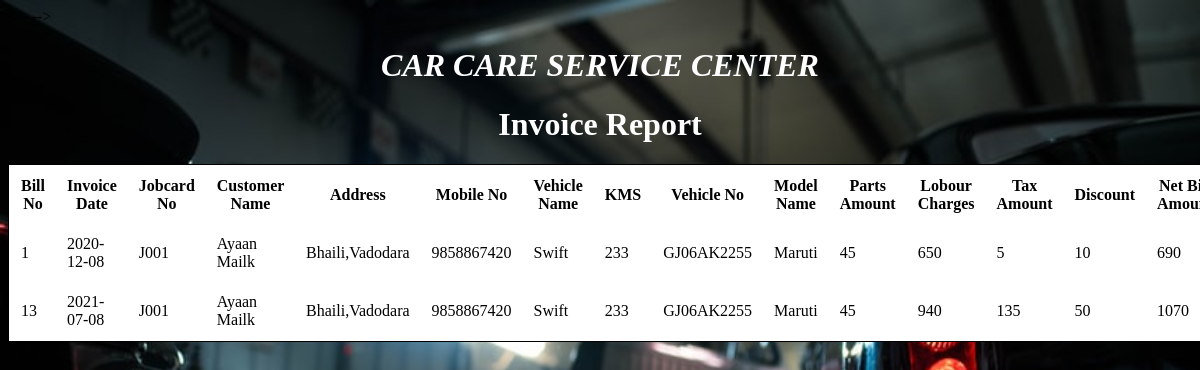
The page /invioceview.php on the database its author committed.
### tables this page shows
CREATE TABLE IF NOT EXISTS `invoice` (
  `Invoice_no` int(11) NOT NULL,
  `Invoice_date` date NOT NULL,
  `Job_cardno` text NOT NULL,
  `Customer_name` text NOT NULL,
  `Customer_address` text NOT NULL,
  `Mobile_no` bigint(20) NOT NULL,
  `Vehicle_name` text NOT NULL,
  `Kms` int(11) NOT NULL,
  `Vehicle_no` text NOT NULL,
  `Model_name` text NOT NULL,
  `Total_parts` int(11) NOT NULL,
  `Total_labour` int(11) NOT NULL,
  `Gst_amount` int(11) NOT NULL,
  `Discount` int(11) NOT NULL,
  `Net_bill_amount` int(11) NOT NULL
);

### invioceview.php (the view, shortened to what this page needs)
<html>
<head>
  -->
</head>
<body bgcolor="#D7DF01">
<center>
<marquee><h1 class="impact" style="color:white;"><b><i>CAR CARE SERVICE CENTER</i></b></h1></marquee>
<h1 class="impact" style="color:white;"><b>Invoice Report</b></h1>
 <table align="center" cellpadding="10" bgcolor="white" style="border:1px solid black" bordercolor="#D7DF01">
<tr>
<th>Bill No </th>
<th>Invoice Date</th>
<th>Jobcard No</th>
<th>Customer Name </th>
<th>Address</th>
<th>Mobile No</th>
<th>Vehicle  Name</th>
<th>KMS</th>
<th>Vehicle No</th>
<th>Model Name</th>
<th>Parts Amount</th>
<th>Lobour Charges</th>
<th>Tax Amount</th>
<th>Discount</th>
<th>Net Bill Amount</th>
</tr>
<?php
$con=mysql_connect("localhost","root","");
$sql="select * from invoice";
$result=mysql_query($sql,$con);
while($row= mysql_fetch_array($result))
{
    $eino=$row['Invoice_no'];
    $eidate=$row['Invoice_date'];
    $ejobcardno=$row['Job_cardno'];
    $ecutname=$row['Customer_name'];
    $ecutadd=$row['Customer_address'];
    $emono=$row['Mobile_no'];
    $evehiclename=$row['Vehicle_name'];
    $ekms=$row['Kms'];
    $evehicleno=$row['Vehicle_no'];
    $emodelname=$row['Model_name'];
    $etotalparts=$row['Total_parts'];
     $etotallabour=$row['Total_labour'];
      $egstamount=$row['Gst_amount'];
       $ediscount=$row['Discount'];
        $enba=$row['Net_bill_amount'];
?>
<tr>
<td><?php echo $eino;?></td>
<td><?php echo $eidate;?></td>
<td><?php echo $ejobcardno;?></td>
<td><?php echo  $ecutname;?></td>
<td><?php echo  $ecutadd;?></td>
<td><?php echo   $emono;?></td>
<td><?php echo $evehiclename;?></td>
<td><?php echo $ekms;?></td>
<td><?php echo $evehicleno;?></td>
<td><?php echo $emodelname;?></td>
<td><?php echo $etotalparts;?></td>
<td><?php echo $etotallabour;?></td>
<td><?php echo $egstamount;?></td>
<td><?php echo $ediscount;?></td>
<td><?php echo $enba;?></td>
</tr>
<?php
}
?>
</body>
</html>

### invioceview.php (style rules this page uses)
body { background-image: url('bg1.jpg'); background-repeat: no-repeat; background-attachment: fixed; background-size: 100% 100%; }

### rows shown on the page
invoice: Invoice_no "1", Invoice_date "2020-12-08", Job_cardno "J001", Customer_name "Ayaan Mailk", Customer_address "Bhaili,Vadodara", Mobile_no "9858867420", Vehicle_name "Swift", Kms "233", Vehicle_no "GJ06AK2255", Model_name "Maruti", Total_parts "45", Total_labour "650", Gst_amount "5", Discount "10", Net_bill_amount "690"
invoice: Invoice_no "13", Invoice_date "2021-07-08", Job_cardno "J001", Customer_name "Ayaan Mailk", Customer_address "Bhaili,Vadodara", Mobile_no "9858867420", Vehicle_name "Swift", Kms "233", Vehicle_no "GJ06AK2255", Model_name "Maruti", Total_parts "45", Total_labour "940", Gst_amount "135", Discount "50", Net_bill_amount "1070"
